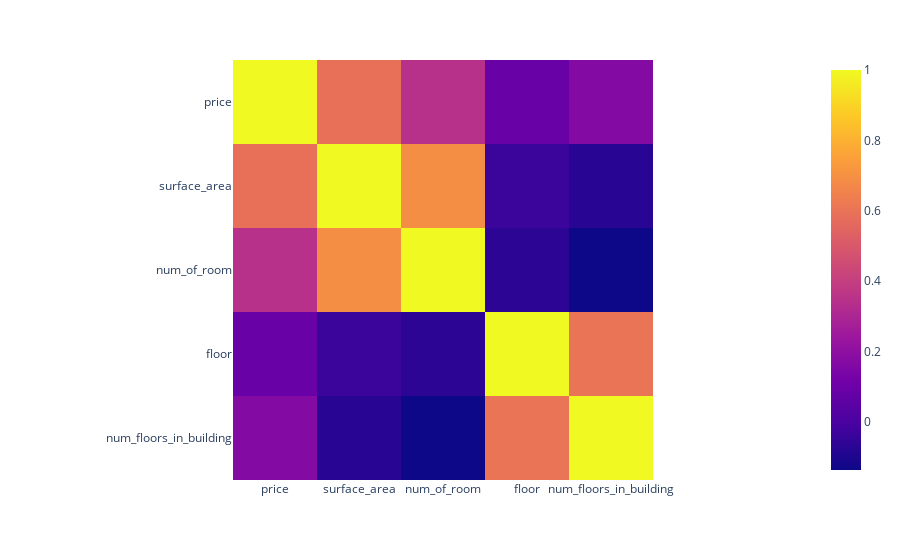

Notebook code for this chart:
### Code cell
import plotly.express as px
px.imshow(df_.corr())

### Figure 1 — Plotly figure (JSON) as saved in the notebook; plotly's stock layout.template omitted (floating-point values rounded to 4 significant figures)
{"data": [{"coloraxis": "coloraxis", "hovertemplate": "x: %{x}<br>y: %{y}<br>color: %{z}<extra></extra>", "name": "0", "type": "heatmap", "x": ["price", "surface_area", "num_of_room", "floor", "num_floors_in_building"], "xaxis": "x", "y": ["price", "surface_area", "num_of_room", "floor", "num_floors_in_building"], "yaxis": "y", "z": [[1, 0.5889, 0.3451, 0.08695, 0.1698], [0.5889, 1, 0.6895, -0.03436, -0.07544], [0.3451, 0.6895, 1, -0.06634, -0.1362], [0.08695, -0.03436, -0.06634, 1, 0.6053], [0.1698, -0.07544, -0.1362, 0.6053, 1]]}], "layout": {"coloraxis": {"colorscale": [[0, "#0d0887"], [0.1111, "#46039f"], [0.2222, "#7201a8"], [0.3333, "#9c179e"], [0.4444, "#bd3786"], [0.5556, "#d8576b"], [0.6667, "#ed7953"], [0.7778, "#fb9f3a"], [0.8889, "#fdca26"], [1, "#f0f921"]]}, "margin": {"t": 60}, "xaxis": {"anchor": "y", "constrain": "domain", "domain": [0, 1], "scaleanchor": "y"}, "yaxis": {"anchor": "x", "autorange": "reversed", "constrain": "domain", "domain": [0, 1]}}}
